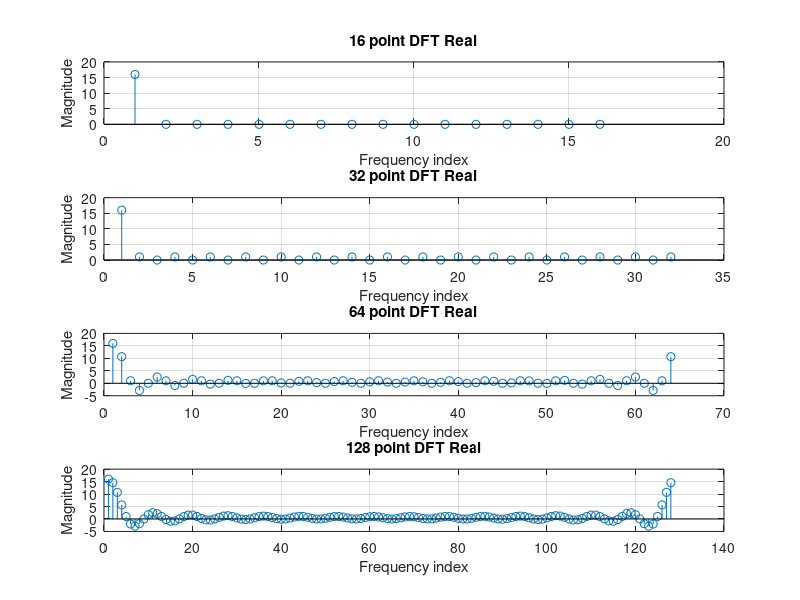
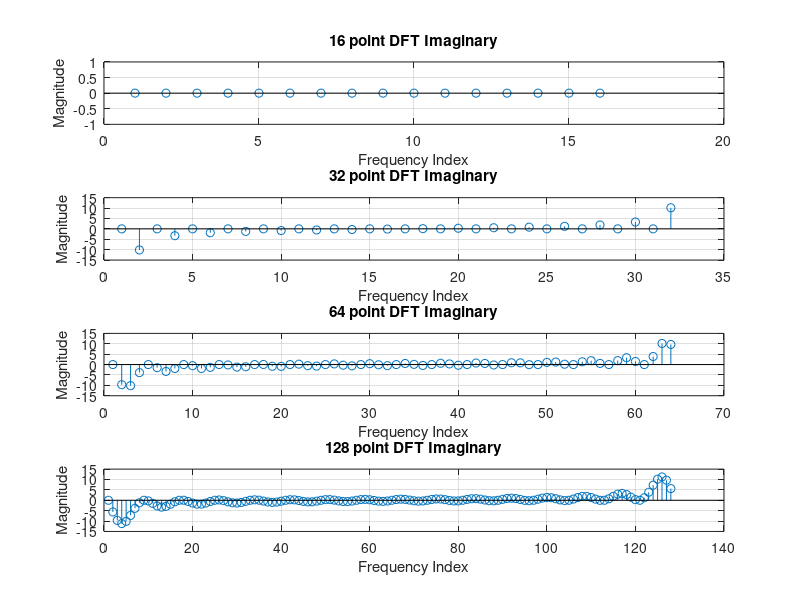
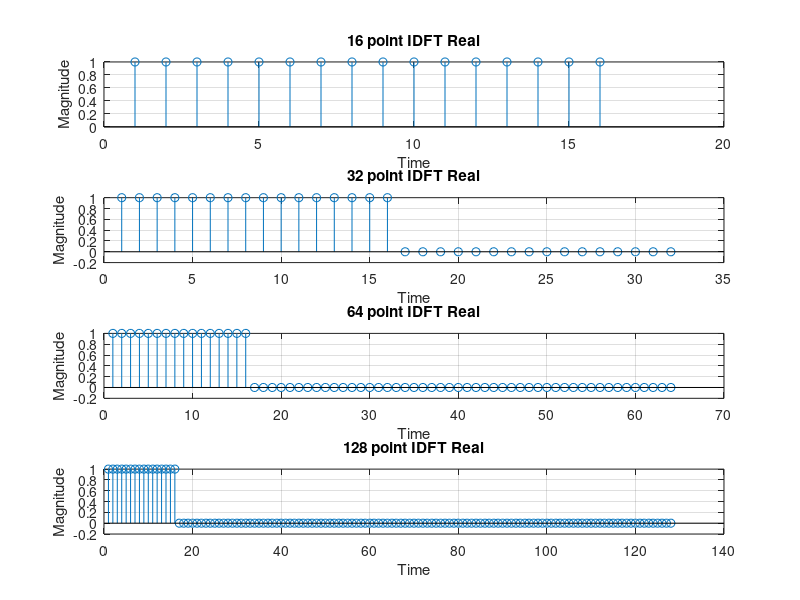
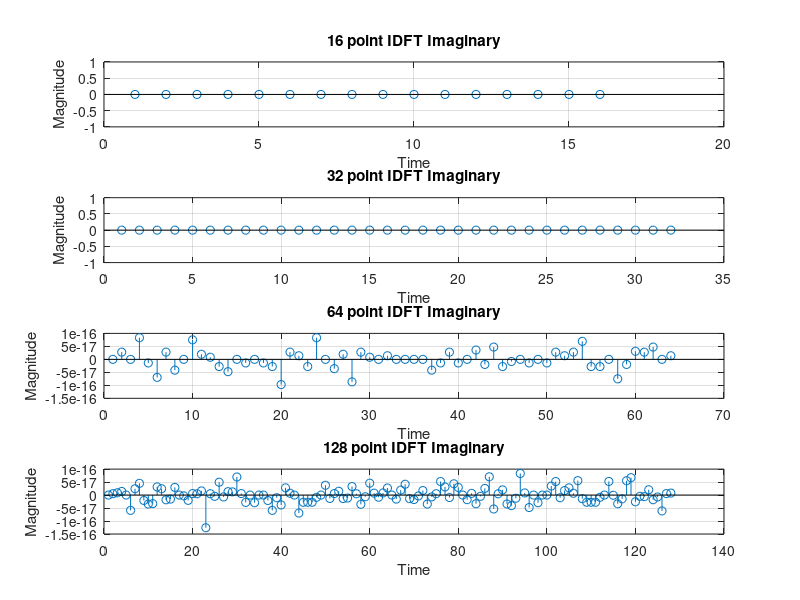

MATLAB code to generate these figures, in order:
n = 0:1:15
x = ones(1,16)
pointsizes = [16 32 64 128]
index = 1;
figure;
% real fft
for pointsize = pointsizes
    subplot(4,1,index);
f = fft(x,pointsize)

stem(real(f))
    grid on;
title(sprintf("%d point DFT Real",pointsize))
ylabel('Magnitude')
xlabel('Frequency index');

index = index + 1

end
%imag fft
index = 1;
figure;
for pointsize = pointsizes
    subplot(4,1,index);
f = fft(x,pointsize)

stem(imag(f))
    grid on;
title(sprintf("%d point DFT Imaginary",pointsize))
ylabel('Magnitude')
xlabel('Frequency Index');

index = index + 1

end

figure;
% real ifft
index = 1;
for pointsize = pointsizes
    subplot(4,1,index);
f = ifft(fft(x,pointsize),pointsize)

stem(real(f))
    grid on;
title(sprintf("%d point IDFT Real",pointsize))
ylabel('Magnitude')
xlabel('Time');

index = index + 1

end

%imag ifft
index = 1;
figure;
for pointsize = pointsizes
    subplot(4,1,index);
f = ifft(fft(x,pointsize),pointsize)

stem(imag(f))
    grid on;
title(sprintf("%d point IDFT Imaginary",pointsize))
ylabel('Magnitude')
xlabel('Time');

index = index + 1

end
